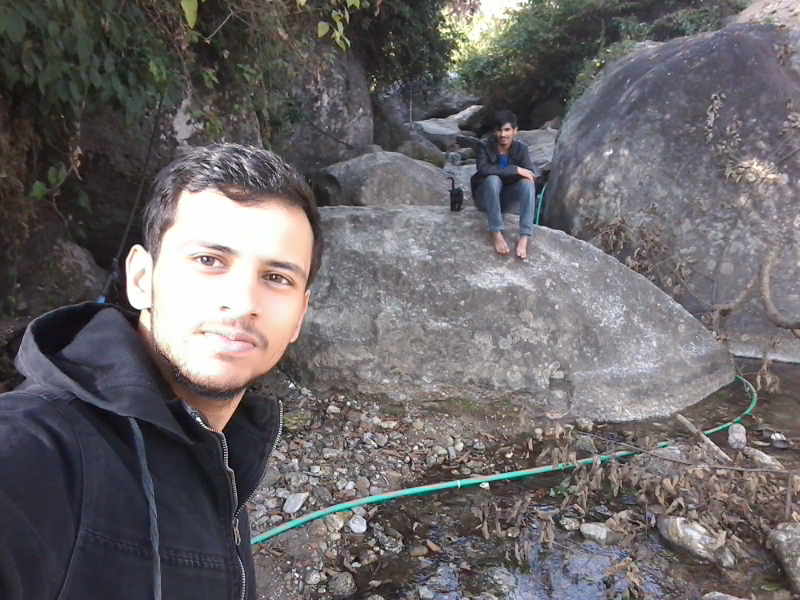
#> input picture Image processing with OpenCV/image.jpg, 1600 x 1200 px (shown at 1/2 size)
$ python image_operations.py
#> lines starting #> are read from the running program, lines starting #| are printed output that depends on the picture; after the words box and inside, x2 and y2 are one past the last pixel; in counts of white or black regions, pixels touching at a corner belong together
import  numpy as np
import cv2

img = cv2.imread('image.jpg',cv2.IMREAD_COLOR)
#> img is the input picture: shape (1200, 1600, 3); mean B, G, R 104.3, 102, 105.8

px = img[55,55]
#> px = [19, 25, 24]

print(px)
#| [19 25 24]
#BGR composn at that point

img[100:150, 100:150] = [255,255,255]
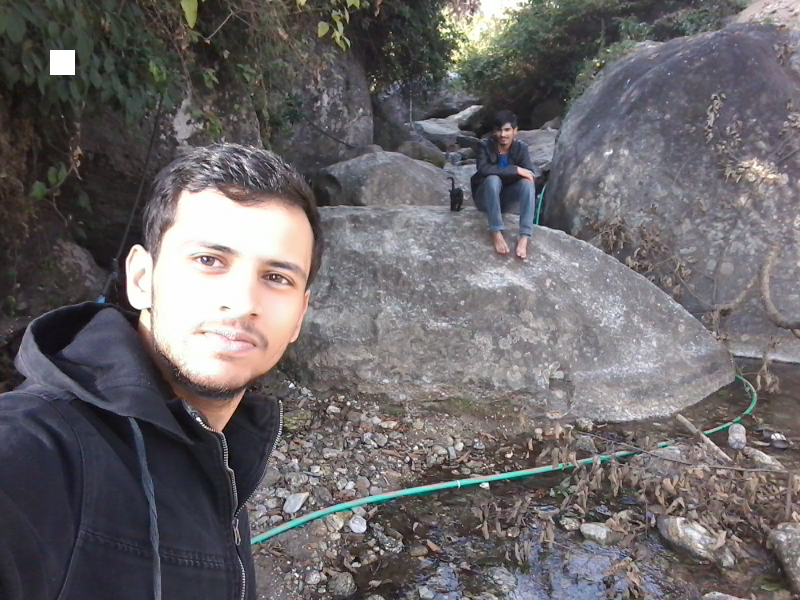
#> img: shape (1200, 1600, 3) (shown at 1/2 size); 0.13% of pixels changed, all inside (x1, y1, x2, y2) = (100, 100, 150, 150)
# from row 100 - 150 , column 100, 150  = COLOR

#defining the region of spaces
# ------------------------------------
my_region = img[37:700, 107:500]
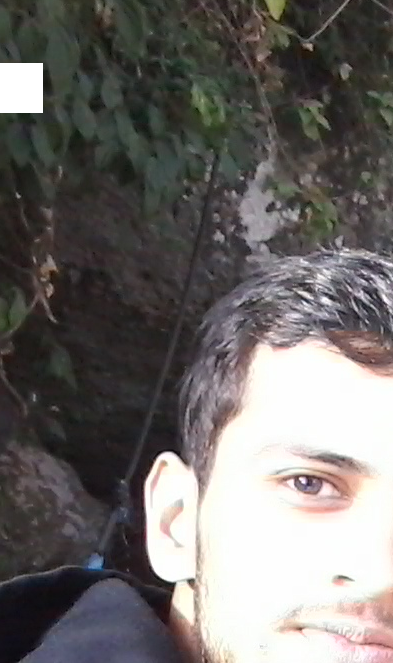
#> my_region: shape (663, 393, 3); mean B, G, R 105.6, 107.5, 111
# define region to be replaced
img[0:663,0:393] = my_region
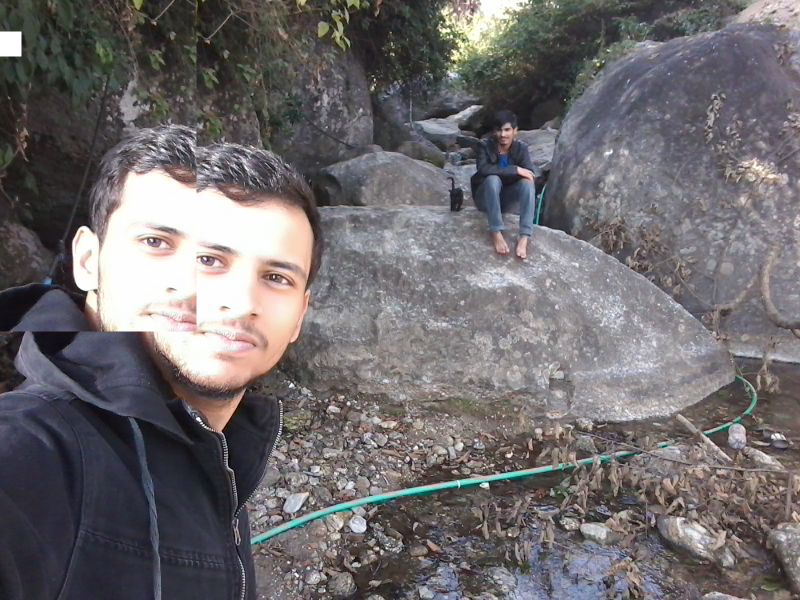
#> img: shape (1200, 1600, 3) (shown at 1/2 size); 13.48% of pixels changed, all inside (x1, y1, x2, y2) = (0, 0, 393, 663)
# replace the region
# ------------------------------------

cv2.imshow('imaage',img)
cv2.waitKey(0)
cv2.destroyAllWindows()
